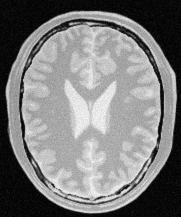
#> input picture brain_proton_density_slice.png, 181 x 217 px, found by its file name
$ jupyter execute Assaignment_Q2.ipynb
#> lines starting #> are read from the running program, lines starting #| are printed output that depends on the picture
[cell 1]
#Question [02]

import cv2 as cv
import matplotlib.pyplot as plt
import numpy as np

f = cv.imread(r'C:\Users\ALPHAXANDER\Downloads\brain_proton_density_slice.png')
#> f is the input picture: shape (217, 181, 3); min 0, max 251, mean 123.7
assert f is not None

hist = cv.calcHist([f],[0],None,[256],[0,256])
#> hist = 256 values, max 1097 at index 7, min 0 at index 248, mean 153.4
plt.plot(hist)

#Gray matter

t1 = np.linspace(0, 0, 140)
t2 = np.linspace(0,250,0)
t3 = np.linspace(250, 256, 35)
t4 = np.linspace(256,0,0)
t5 = np.linspace(0,0,81)

t_1 = np.concatenate((t1, t2, t3, t4, t5), axis = 0).astype(np.uint8)
assert len(t_1) == 256

g = cv.LUT(f, t_1)
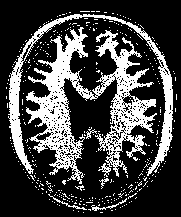
#> g: shape (217, 181, 3); min 0, max 255, mean 67.2
im = cv.cvtColor(g, cv.COLOR_BGR2RGB)

fig, ax = plt.subplots(1,3,figsize=(16,8))

ax[0].plot(t_1)
ax[0].set_title('Intensity Transformation')
ax[0].set_xlabel('Input intensity')
ax[0].set_ylabel('Output intensity')
ax[0].set_aspect('equal')
ax[1].imshow(f)
ax[1].set_title('The Original image')
ax[2].imshow(g)
ax[2].set_title('Gray Matter')

#White matter

t1 = np.linspace(0, 10, 150)
t2 = np.linspace(10, 230 ,66)
t3 = np.linspace(230,255,40)

t_2 = np.concatenate((t1, t2, t3), axis = 0).astype(np.uint8)
assert len(t_2) == 256

g = cv.LUT(f, t_2)
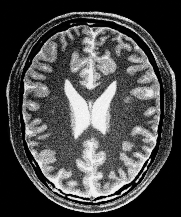
#> g: shape (217, 181, 3); min 0, max 252, mean 75.4
im = cv.cvtColor(g, cv.COLOR_BGR2RGB)

fig, ax = plt.subplots(1,3,figsize=(16,8))

ax[0].plot(t_2)
ax[0].set_title('Intensity Transformation')
ax[0].set_xlabel('Input intensity')
ax[0].set_ylabel('Output intensity')
ax[0].set_aspect('equal')
ax[1].imshow(f)
ax[1].set_title('The Original image')
ax[2].imshow(g)
ax[2].set_title('White Matter')
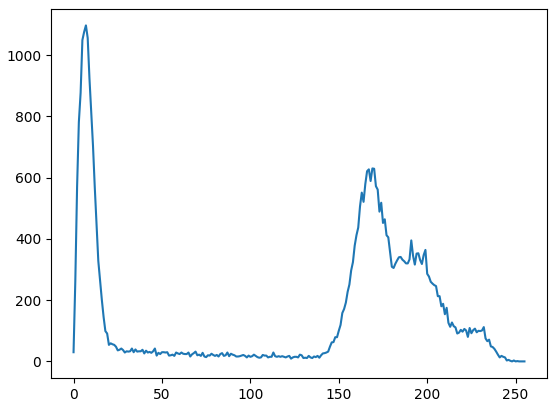
#> figure drawn by matplotlib, 1 panel; curve peaks at x = 7, y = 1097
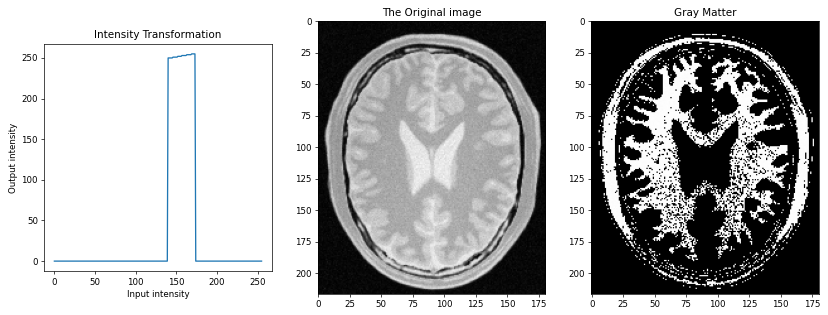
#> figure drawn by matplotlib, 3 panels; panel 1: curve peaks at x = 169, y = 255
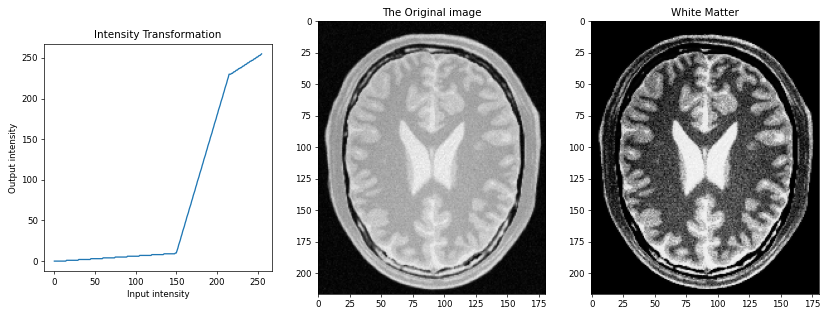
#> figure drawn by matplotlib, 3 panels; panel 1: curve peaks at x = 255, y = 255
